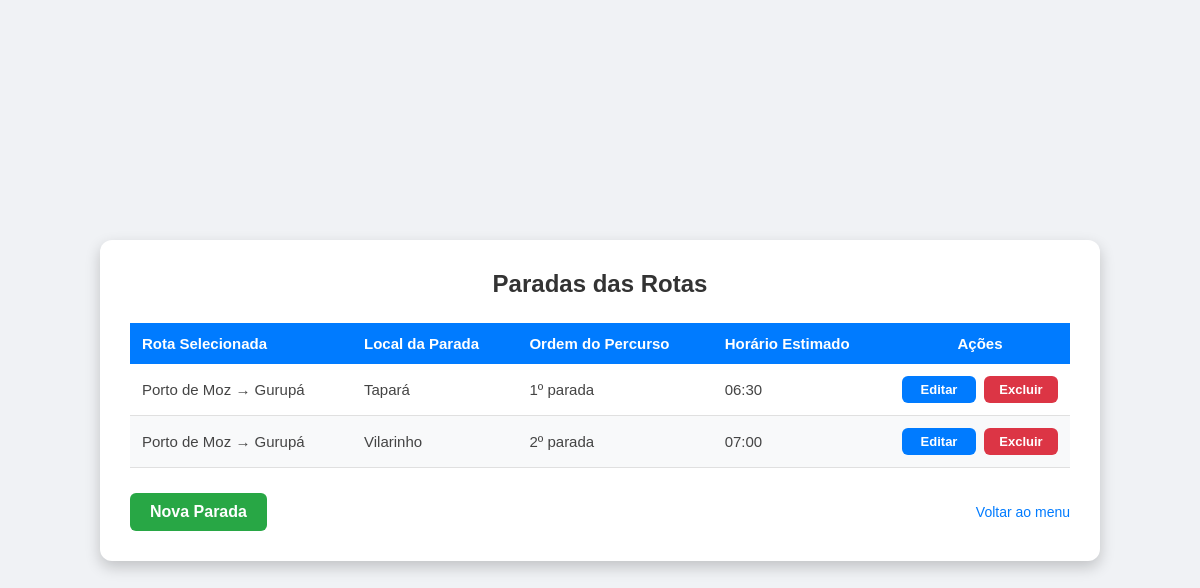
Screenshot of /usuario/paradas/ (signed in) with the database file from the repository.
### Usuario/models.py (models this page shows, shortened)
class Parada(models.Model):
    rota = models.ForeignKey(Rotas, on_delete=models.CASCADE, related_name='paradas')
    local_parada = models.CharField(max_length=255, verbose_name="Local da Parada")
    ordem = models.IntegerField(verbose_name="Ordem da Parada")
    horario_estimado = models.TimeField(verbose_name="Horário Estimado")

class Rotas(models.Model):
    ponto_de_partida = models.CharField(max_length=100)
    ponto_de_chegada = models.CharField(max_length=100)
    dias_da_semana = models.CharField(max_length=50)
    horario_saida = models.TimeField()
    def __str__(self): return f"{self.ponto_de_partida} → {self.ponto_de_chegada}"

### Usuario/views.py (the view)
# urls.py: path('paradas/', views.listar_paradas, name='listar_paradas'),
@login_required
def listar_paradas(request):
    paradas = Parada.objects.all().select_related('rota')
    return render(request, 'Usuario/listar_paradas.html', {'paradas': paradas})

### Usuario/templates/Usuario/listar_paradas.html (shortened to what this page needs)
{% load static %}
<link rel="stylesheet" href="{% static 'Usuario/css/estilo.css' %}">
<!DOCTYPE html>
<html lang="pt-br">
<head>
    <link rel="stylesheet" href="{% static 'Usuario/css/estilo.css' %}?v=28">
</head>
<body>
    <div class="caixa larga">
        <h1>Paradas das Rotas</h1>
        <table>
            <thead>
                <tr>
                    <th>Rota Selecionada</th>
                    <th>Local da Parada</th>
                    <th>Ordem do Percurso</th>
                    <th>Horário Estimado</th>
                    {% if request.user.tipo_de_usuario == 'administrador' %}
                        <th style="text-align: center; width: 180px;">Ações</th>
                    {% endif %}
                </tr>
            </thead>
            <tbody>
                {% for parada in paradas %}
                <tr>
                    <td>{{ parada.rota }}</td>
                    <td>{{ parada.local_parada }}</td>
                    <td>{{ parada.ordem }}º parada</td>
                    <td>{{ parada.horario_estimado|time:"H:i" }}</td>
                    {% if request.user.tipo_de_usuario == 'administrador' %}
                    <td>
                        <div style="display: flex; gap: 8px; justify-content: center;">
                            <a href="{% url 'editar_parada' parada.id %}" class="btn-acao btn-azul" style="padding: 6px 12px; font-size: 13px;">Editar</a>
                            <a href="{% url 'excluir_parada' parada.id %}" class="btn-acao btn-vermelho" style="padding: 6px 12px; font-size: 13px;" onclick="return confirm('Tem certeza que deseja remover esta parada?');">Excluir</a>
                        </div>
                    </td>
                    {% endif %}
                </tr>
                {% empty %}
                <tr>
                    <td colspan="{% if request.user.tipo_de_usuario == 'administrador' %}5{% else %}4{% endif %}" class="sem-dados">
                        Nenhuma parada cadastrada para as rotas atuais.
                    </td>
                </tr>
                {% endfor %}
            </tbody>
        </table>
        <div class="rodape-botoes">
            {% if request.user.tipo_de_usuario == 'administrador' %}
                <a href="{% url 'cadastrar_parada' %}" class="btn-acao btn-verde" style="width: auto; padding: 10px 20px;">Nova Parada</a>
            {% endif %}
            <a href="{% url 'menu' %}" class="link-padrao" style="width: auto; margin: 0;">Voltar ao menu</a>
        </div>
    </div>
</body>
</html>

### Usuario/static/Usuario/css/estilo.css (style rules this page uses)
* { margin: 0; padding: 0; box-sizing: border-box; }
body { height: 100vh; display: flex; justify-content: center; align-items: center; background-color: #f0f2f5; font-family: Arial, sans-serif; }
.caixa { background-color: #ffffff; padding: 30px; border-radius: 12px; box-shadow: 0 6px 15px rgba(0,0,0,0.2); width: 400px; max-width: 95%; }
.caixa.larga { width: 1000px; }
.caixa h1 { margin-bottom: 25px; font-size: 24px; color: #333; text-align: center; }
.caixa button, .btn-acao { width: 100%; padding: 12px; color: #fff; border: none; border-radius: 6px; font-size: 16px; font-weight: bold; cursor: pointer; text-decoration: none; text-align: center; transition: background-color 0.3s; }
.btn-azul { background-color: #007bff; }
.btn-verde { background-color: #28a745; }
.btn-vermelho { background-color: #dc3545; }
.caixa .link-padrao { display: inline-block; margin-top: 15px; color: #007bff; text-decoration: none; font-size: 14px; text-align: center; width: 100%; }
.caixa table { width: 100%; border-collapse: collapse; margin-bottom: 25px; font-size: 15px; }
.caixa th { background-color: #007bff; color: #ffffff; padding: 12px; font-weight: bold; text-align: left; }
.caixa td { padding: 12px; border-bottom: 1px solid #e0e0e0; color: #444; text-align: left; }
.caixa tbody tr:nth-child(even) { background-color: #f8f9fa; }
.rodape-botoes { display: flex; justify-content: space-between; align-items: center; gap: 15px; margin-top: 15px; }

### rows the page displays
Parada: rota "Porto de Moz → Gurupá", local_parada "Tapará", ordem "1", horario_estimado "06:30"
Parada: rota "Porto de Moz → Gurupá", local_parada "Vilarinho", ordem "2", horario_estimado "07:00"
